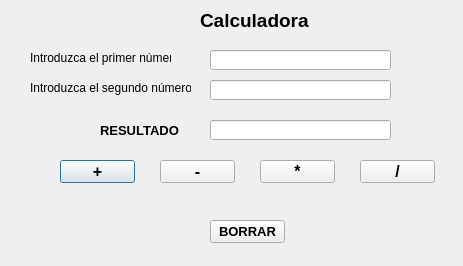
<?xml version="1.0" encoding="UTF-8"?>
<ui version="4.0">
 <class>CalculadoraDialog</class>
 <widget class="QDialog" name="CalculadoraDialog">
  <property name="geometry">
   <rect>
    <x>0</x>
    <y>0</y>
    <width>463</width>
    <height>266</height>
   </rect>
  </property>
  <property name="windowTitle">
   <string>Caculadora</string>
  </property>
  <widget class="QLineEdit" name="txt_primer_numero">
   <property name="geometry">
    <rect>
     <x>210</x>
     <y>50</y>
     <width>181</width>
     <height>20</height>
    </rect>
   </property>
  </widget>
  <widget class="QLabel" name="lbl_calculadora">
   <property name="geometry">
    <rect>
     <x>200</x>
     <y>10</y>
     <width>141</width>
     <height>21</height>
    </rect>
   </property>
   <property name="font">
    <font>
     <pointsize>14</pointsize>
     <weight>75</weight>
     <bold>true</bold>
    </font>
   </property>
   <property name="text">
    <string>Calculadora</string>
   </property>
  </widget>
  <widget class="QLabel" name="lbl_introduzca_primer_numero">
   <property name="geometry">
    <rect>
     <x>30</x>
     <y>50</y>
     <width>141</width>
     <height>16</height>
    </rect>
   </property>
   <property name="text">
    <string>Introduzca el primer número</string>
   </property>
  </widget>
  <widget class="QLabel" name="lbl_introduzca_segundo_numero">
   <property name="geometry">
    <rect>
     <x>30</x>
     <y>80</y>
     <width>161</width>
     <height>16</height>
    </rect>
   </property>
   <property name="text">
    <string>Introduzca el segundo número</string>
   </property>
  </widget>
  <widget class="QLineEdit" name="txt_segundo_numero">
   <property name="geometry">
    <rect>
     <x>210</x>
     <y>80</y>
     <width>181</width>
     <height>20</height>
    </rect>
   </property>
  </widget>
  <widget class="QLineEdit" name="txt_resultado">
   <property name="geometry">
    <rect>
     <x>210</x>
     <y>120</y>
     <width>181</width>
     <height>20</height>
    </rect>
   </property>
   <property name="font">
    <font>
     <pointsize>10</pointsize>
     <weight>75</weight>
     <bold>true</bold>
    </font>
   </property>
  </widget>
  <widget class="QLabel" name="lbl_resultado">
   <property name="geometry">
    <rect>
     <x>100</x>
     <y>120</y>
     <width>91</width>
     <height>20</height>
    </rect>
   </property>
   <property name="font">
    <font>
     <pointsize>10</pointsize>
     <weight>75</weight>
     <bold>true</bold>
    </font>
   </property>
   <property name="text">
    <string>RESULTADO</string>
   </property>
  </widget>
  <widget class="QPushButton" name="btn_sumar">
   <property name="geometry">
    <rect>
     <x>60</x>
     <y>160</y>
     <width>75</width>
     <height>23</height>
    </rect>
   </property>
   <property name="font">
    <font>
     <pointsize>12</pointsize>
     <weight>75</weight>
     <bold>true</bold>
    </font>
   </property>
   <property name="text">
    <string>+</string>
   </property>
  </widget>
  <widget class="QPushButton" name="btn_restar">
   <property name="geometry">
    <rect>
     <x>160</x>
     <y>160</y>
     <width>75</width>
     <height>23</height>
    </rect>
   </property>
   <property name="font">
    <font>
     <pointsize>12</pointsize>
     <weight>75</weight>
     <bold>true</bold>
    </font>
   </property>
   <property name="text">
    <string>-</string>
   </property>
  </widget>
  <widget class="QPushButton" name="btn_multiplicar">
   <property name="geometry">
    <rect>
     <x>260</x>
     <y>160</y>
     <width>75</width>
     <height>23</height>
    </rect>
   </property>
   <property name="font">
    <font>
     <pointsize>12</pointsize>
     <weight>75</weight>
     <bold>true</bold>
    </font>
   </property>
   <property name="text">
    <string>*</string>
   </property>
  </widget>
  <widget class="QPushButton" name="btn_dividir">
   <property name="geometry">
    <rect>
     <x>360</x>
     <y>160</y>
     <width>75</width>
     <height>23</height>
    </rect>
   </property>
   <property name="font">
    <font>
     <pointsize>12</pointsize>
     <weight>75</weight>
     <bold>true</bold>
    </font>
   </property>
   <property name="text">
    <string>/</string>
   </property>
  </widget>
  <widget class="QPushButton" name="pushButton_5">
   <property name="geometry">
    <rect>
     <x>210</x>
     <y>220</y>
     <width>75</width>
     <height>23</height>
    </rect>
   </property>
   <property name="font">
    <font>
     <pointsize>10</pointsize>
     <weight>75</weight>
     <bold>true</bold>
    </font>
   </property>
   <property name="text">
    <string>BORRAR</string>
   </property>
  </widget>
 </widget>
 <resources/>
 <connections>
  <connection>
   <sender>pushButton_5</sender>
   <signal>clicked()</signal>
   <receiver>txt_primer_numero</receiver>
   <slot>clear()</slot>
   <hints>
    <hint type="sourcelabel">
     <x>244</x>
     <y>221</y>
    </hint>
    <hint type="destinationlabel">
     <x>221</x>
     <y>52</y>
    </hint>
   </hints>
  </connection>
  <connection>
   <sender>pushButton_5</sender>
   <signal>clicked()</signal>
   <receiver>txt_segundo_numero</receiver>
   <slot>clear()</slot>
   <hints>
    <hint type="sourcelabel">
     <x>247</x>
     <y>227</y>
    </hint>
    <hint type="destinationlabel">
     <x>254</x>
     <y>88</y>
    </hint>
   </hints>
  </connection>
  <connection>
   <sender>pushButton_5</sender>
   <signal>clicked()</signal>
   <receiver>txt_resultado</receiver>
   <slot>clear()</slot>
   <hints>
    <hint type="sourcelabel">
     <x>272</x>
     <y>225</y>
    </hint>
    <hint type="destinationlabel">
     <x>276</x>
     <y>121</y>
    </hint>
   </hints>
  </connection>
 </connections>
</ui>
